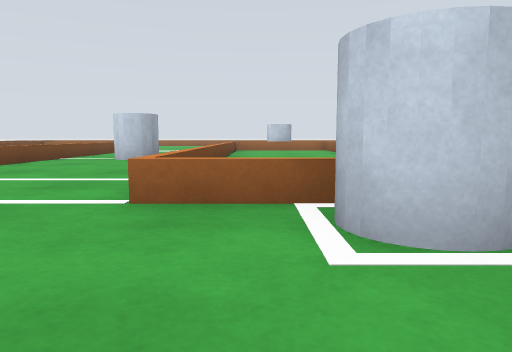
View 1 (above)

19 first-person views from a walk through a world built for the Gazebo simulator. The camera is 0.13 m above the floor, tilts 6° down and sees 70° across. The floor is counted in squares, 0.25 m on a side. Each view is taken from the middle of a square. On the plan, view 1 faces up. The plan holds only what a view shows up to about 9 squares ahead; the rest is blank. The robots in the file are not drawn.

View 2
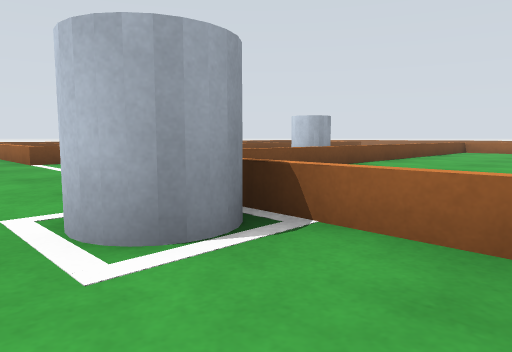

View 3
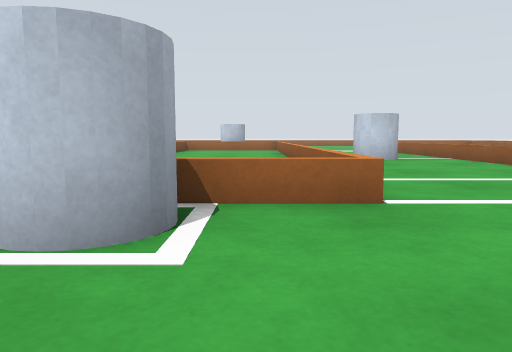

View 4
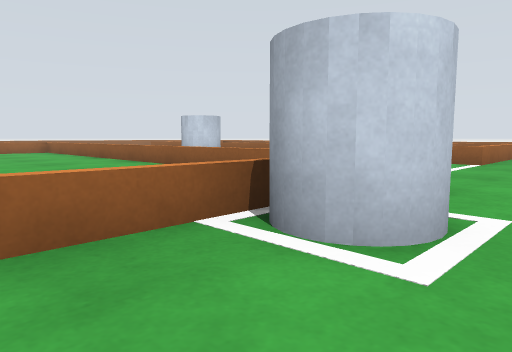

View 5
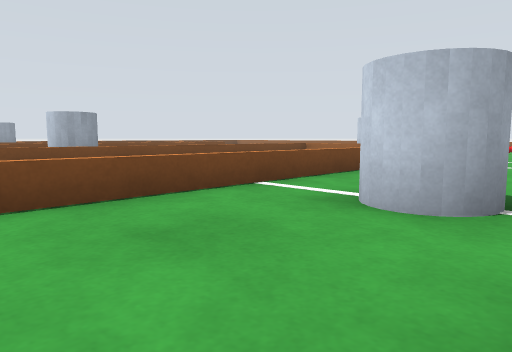

View 6
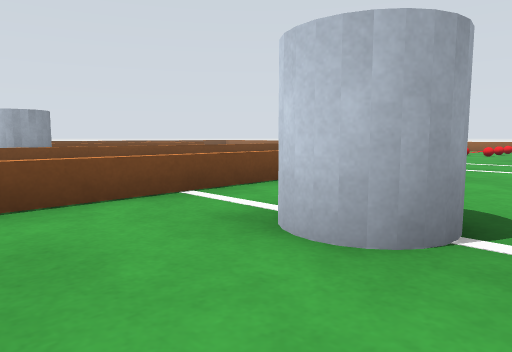

View 7
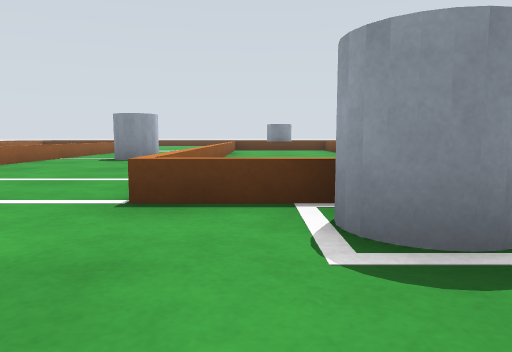

View 8
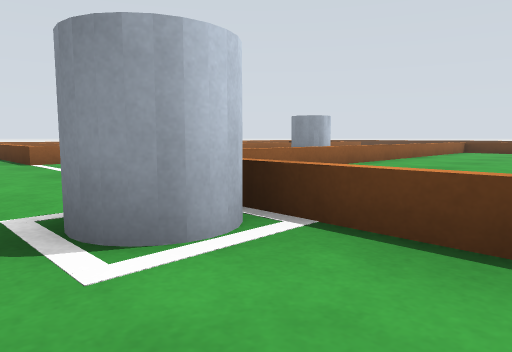

View 9
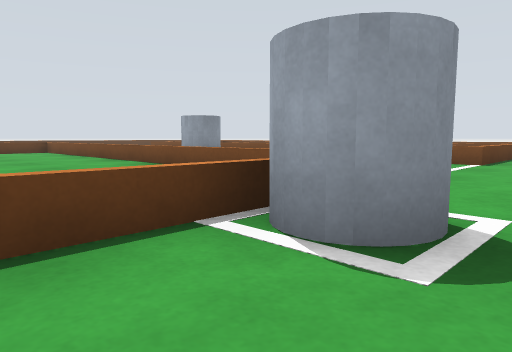

View 10
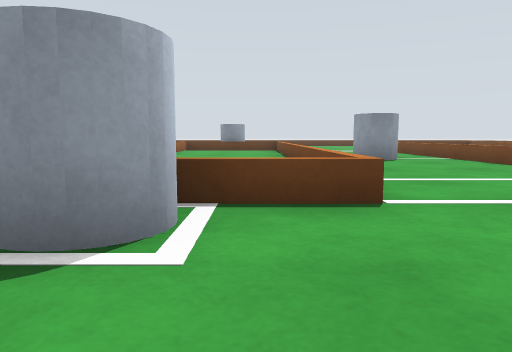

View 11
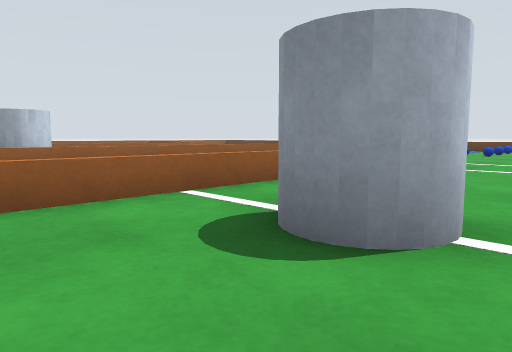

View 12
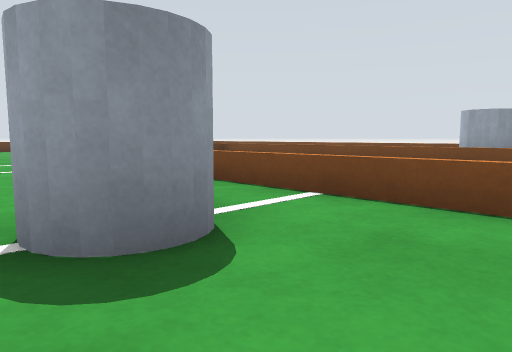

View 13
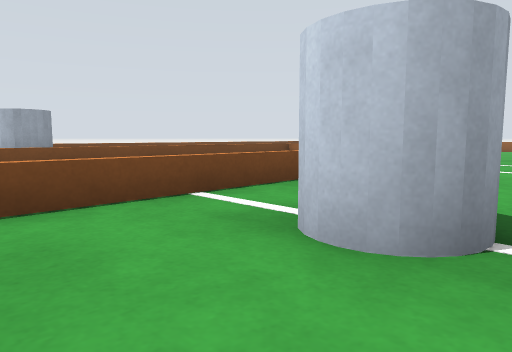

View 14
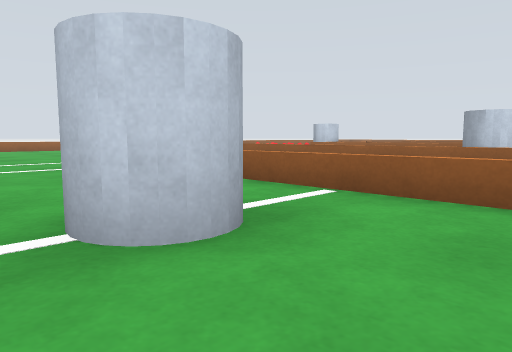

View 15
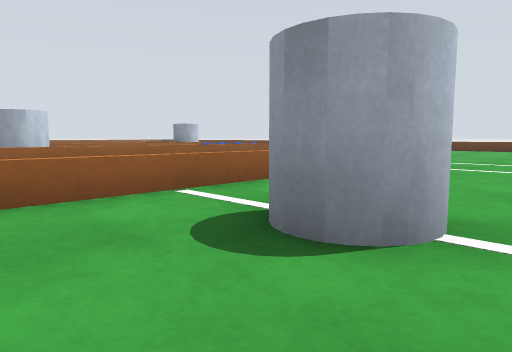

View 16
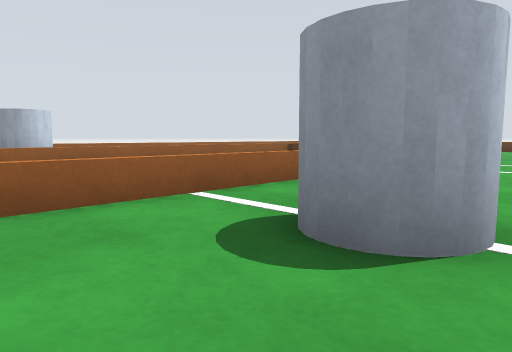

View 17
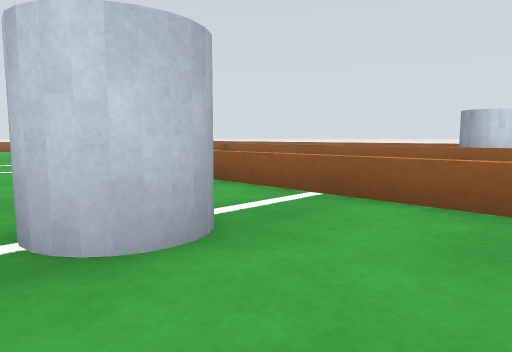

View 18
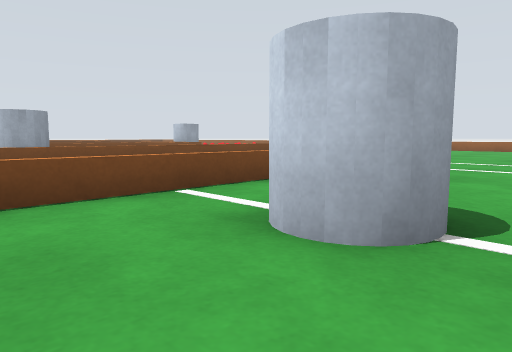

View 19
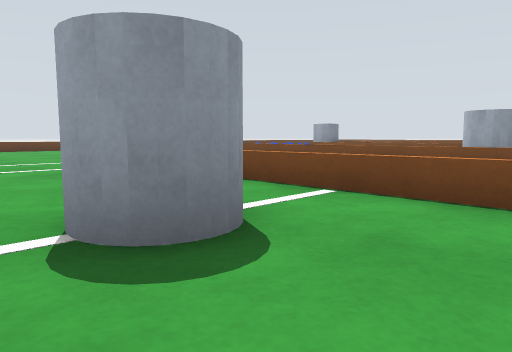

### Floor plan
Key: @ floor where view 1 was taken; # wall or solid block; . floor; = window, fence, low wall or low ledge; C grey cylinder.
Columns run from 12 left of view 1 to 14 right of it. Each row starts with its distance up from view 1.
 18             . .
 17   ..       ......      ..
 16   ..   ......C......   ..
 15  ..  ===...==#==...===  ..
 14  ..      ..=   =..      ..
 13  ..=   =...=   =...=   =..
 12  ..=   =...=   =...=   =..
 11 ...=   =...=...=...=   =...
 10 ...=   =...=...=...=   =...
  9 .CC=   =.C.=...=.C.=   =CC.
  8 ...=   =...=...=...=   =...
  7 ...=   =...=...=...=   =...
  6  ..=   =...=   =...=   =..
  5  ..=   =...=   =...=   =..
  4  ..      ..=   =..      ..
  3  ..  ===...==#==...===  ..
  2   ..   ......C......   ..
  1   ..      ......       ..
  0             @ .

Where each view was taken, in squares from view 1:
view 1: 0 up, 0 right, facing up
view 2: 1 up, 3 right, facing up-left
view 3: 0 up, 2 right, facing up
view 4: 1 up, 1 left, facing up-right
view 5: 6 up, 6 right, facing up-left
view 6: 7 up, 6 right, facing up-left
view 7: 18 up, 2 right, facing down
view 8: 17 up, 1 left, facing down-right
view 9: 17 up, 3 right, facing down-left
view 10: 18 up, 0 right, facing down
view 11: 11 up, 4 left, facing down-right
view 12: 11 up, 2 left, facing down-left
view 13: 7 up, 2 left, facing up-left
view 14: 7 up, 12 left, facing up-right
view 15: 11 up, 12 left, facing down-right
view 16: 11 up, 4 right, facing down-right
view 17: 7 up, 4 right, facing up-right
view 18: 7 up, 14 right, facing up-left
view 19: 11 up, 14 right, facing down-left
